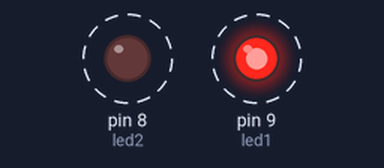
Simulated run of this sketch. Board: Arduino Uno, built with avr-gcc and run on an emulated ATmega328P. On the bench: output pins drawn as LEDs (lit = HIGH). Dashed ring = blinking.

Above: at 0.15 s.
Timing chart, 0 to 3.0 s (numbered marks = the images above):
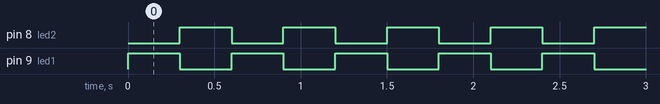

The sketch:

Exercise_2_Two_LEDs_Alternating.ino
```cpp
const int led1 = 9;
const int led2 = 8;

void setup() {
  pinMode(led1, OUTPUT);
  pinMode(led2, OUTPUT);
}
void loop() {
  digitalWrite(led1, HIGH);
  digitalWrite(led2, LOW);
  delay(300);
  digitalWrite(led1, LOW);
  digitalWrite(led2, HIGH);
  delay(300);
}
```

Measured:
- by itself, pin 8 (led2), pin 9 (led1): alternates HIGH for 0.30 s and LOW for 0.30 s
